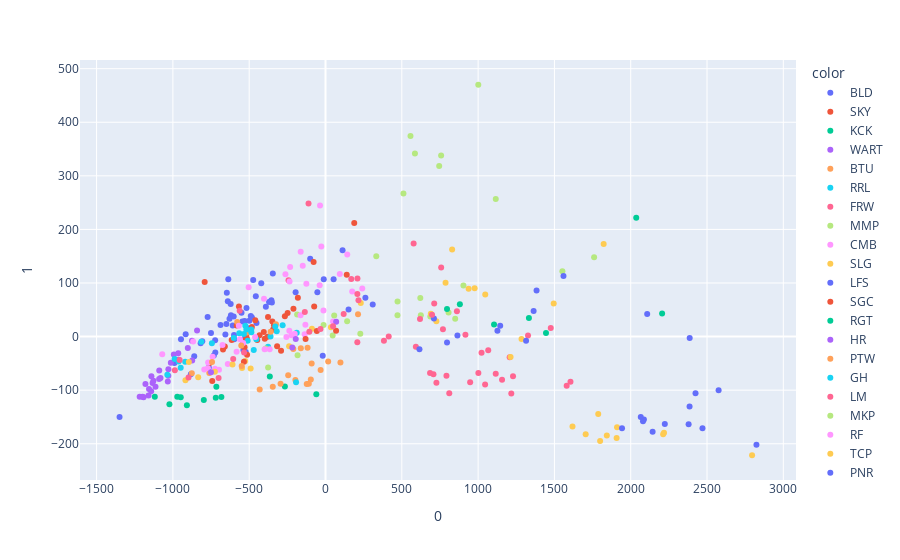

Notebook cell for this chart:
### Markdown cell above
## Unscaled Data

### Code cell
X = df[nutrients]

pca = PCA(n_components=2)
components = pca.fit_transform(X)

fig = px.scatter(components, x=0, y=1, color=df['site_id'])
fig.show()

### Figure 1 — Plotly figure (JSON) as saved in the notebook; plotly's stock layout.template omitted (floating-point values rounded to 4 significant figures)
{"data": [{"hovertemplate": "color=BLD<br>0=%{x}<br>1=%{y}<extra></extra>", "legendgroup": "BLD", "marker": {"color": "#636efa", "symbol": "circle"}, "mode": "markers", "name": "BLD", "orientation": "v", "showlegend": true, "type": "scatter", "x": [-195.8, -11.51, -53.37, 111.8, -100.3, -390.8, -550.4, -722.0, -538.0, -764.8, -608.1, -619.8, -646.6, -621.4, -636.9, -529.7, -456.6, -598.4, -345.3, -517.6, -421.0, -629.2, -731.8, -860.3, -990.0, -772.4, -947.1, -489.7, -818.3, -916.3, -882.6, -541.6, -522.7, -656.2, -723.1, -687.9, -807.5, -503.8, -528.2, -640.2, -473.8, -482.1, -601.6, -354.6, -544.7, 309.4, -499.1, -351.4, 53.2, 151.1, -750.5, -369.8, -599.4, -452.2, -649.5], "xaxis": "x", "y": [82.87, 107.2, 82.87, 161.0, 145.1, 55.75, 44.55, -29.57, -25.03, -57.85, 20.49, 39.69, 81.71, 61.01, 107.2, 28.97, 75.49, -5.032, 117.7, 53.21, 99.38, 33.48, -35.41, -36.49, -49.5, 36.67, -5.034, 38.27, -12.46, 4.258, -70.4, -13.29, -28.78, 4.103, -6.712, 21.56, -8.477, 15.56, -3.321, 65.74, 105.8, 35.71, 37.28, 67.92, 27.95, 59.98, 29.56, 63.81, 106.8, 50.36, 6.719, 64.35, 2.729, 25.26, 23.45], "yaxis": "y"}, {"hovertemplate": "color=SKY<br>0=%{x}<br>1=%{y}<extra></extra>", "legendgroup": "SKY", "marker": {"color": "#EF553B", "symbol": "circle"}, "mode": "markers", "name": "SKY", "orientation": "v", "showlegend": true, "type": "scatter", "x": [188.3, 139.2, -74.06, -77.93, -181.2, -248.3, -432.1, -659.9, -519.4, -791.7, -460.2, -397.9, -348.3, -266.4, -447.2, -343.3, -337.7, -614.8, -376.6, -404.3, -482.6, -671.5, -530.5, -742.2, -541.9, -513.9, -759.2, -380.2, -582.2, -515.0, -521.9], "xaxis": "x", "y": [211.8, 115.3, 56.08, 139.1, 72.5, 43.85, 2.39, -18.34, 2.435, 101.9, 30.63, -3.851, 28.23, 38.16, -6.329, 13.3, 21.01, -6.377, 36.51, 8.759, 18.1, -23.91, -20.08, -82.88, -17.0, -34.12, -49.14, -0.4604, 20.87, -3.387, -4.746], "yaxis": "y"}, {"hovertemplate": "color=KCK<br>0=%{x}<br>1=%{y}<extra></extra>", "legendgroup": "KCK", "marker": {"color": "#00cc96", "symbol": "circle"}, "mode": "markers", "name": "KCK", "orientation": "v", "showlegend": true, "type": "scatter", "x": [-682.3, -1023.0, -719.1, -797.5, -365.0, -715.3, -60.24, -266.3, -1119.0, -971.4, -948.5, -908.3], "xaxis": "x", "y": [-112.6, -126.3, -114.3, -118.4, -74.72, -93.43, -107.5, -93.09, -112.2, -112.3, -113.0, -128.4], "yaxis": "y"}, {"hovertemplate": "color=WART<br>0=%{x}<br>1=%{y}<extra></extra>", "legendgroup": "WART", "marker": {"color": "#ab63fa", "symbol": "circle"}, "mode": "markers", "name": "WART", "orientation": "v", "showlegend": true, "type": "scatter", "x": [-962.8, -993.8, -902.2, -965.0, -874.9, -841.7, -1013.0, -873.6, -1030.0, -1128.0, -1141.0, -1180.0, -1218.0, -1030.0, -1033.0, -1142.0, -1090.0, -1081.0, -1157.0, -1133.0, -1114.0, -1199.0, -1089.0, -1160.0, -1192.0], "xaxis": "x", "y": [-43.28, -33.49, -21.39, -30.94, -7.681, 11.33, -48.96, -44.54, -61.02, -82.45, -74.13, -88.66, -112.1, -73.04, -83.67, -102.2, -79.32, -77.19, -97.66, -86.65, -93.58, -112.4, -63.43, -109.8, -113.2], "yaxis": "y"}, {"hovertemplate": "color=BTU<br>0=%{x}<br>1=%{y}<extra></extra>", "legendgroup": "BTU", "marker": {"color": "#FFA15A", "symbol": "circle"}, "mode": "markers", "name": "BTU", "orientation": "v", "showlegend": true, "type": "scatter", "x": [97.9, -244.4, 213.1, 17.5, -96.35, -761.5, -197.3, -109.2, -513.8, -324.8, -294.4, -431.2, -210.7, -32.06, -123.0, -345.6, -161.7, -90.7, -578.7], "xaxis": "x", "y": [-48.47, -72.23, 41.59, -46.45, -80.22, -67.83, -80.87, -88.15, 7.522, 23.1, -88.22, -98.65, -23.16, -62.21, -88.58, -93.68, -21.97, -50.3, 27.1], "yaxis": "y"}, {"hovertemplate": "color=RRL<br>0=%{x}<br>1=%{y}<extra></extra>", "legendgroup": "RRL", "marker": {"color": "#19d3f3", "symbol": "circle"}, "mode": "markers", "name": "RRL", "orientation": "v", "showlegend": true, "type": "scatter", "x": [-188.6, -319.8, -535.0, -510.2, -329.1, -813.8, -486.6, -962.6, -919.5, -948.9, -376.3, -280.8, -470.1, -601.0, -453.5, -744.5, -565.2, -360.4, -525.1, -1036.0, -988.6, -518.4], "xaxis": "x", "y": [7.298, 10.07, 4.665, -7.767, 18.74, -9.576, 13.33, -46.42, -46.87, -58.01, -19.16, 21.27, -24.9, -2.634, -4.948, -12.49, 6.134, 0.1099, 20.39, -71.33, -41.84, 13.01], "yaxis": "y"}, {"hovertemplate": "color=FRW<br>0=%{x}<br>1=%{y}<extra></extra>", "legendgroup": "FRW", "marker": {"color": "#FF6692", "symbol": "circle"}, "mode": "markers", "name": "FRW", "orientation": "v", "showlegend": true, "type": "scatter", "x": [792.7, 726.8, 1046.0, 1157.0, 947.9, 1002.0, 1229.0, 685.2, 811.1, 1217.0, 707.5, 1066.0, 1116.0, 1327.0, 916.9, 383.0, 769.6, 1207.0, 1605.0, 1580.0, 592.1], "xaxis": "x", "y": [-73.05, -86.32, -89.26, -80.65, -85.11, -68.06, -74.21, -67.93, -105.9, -106.0, -70.45, -25.63, -69.17, 2.029, 3.462, -7.617, 13.85, -38.39, -84.07, -91.62, -19.03], "yaxis": "y"}, {"hovertemplate": "color=MMP<br>0=%{x}<br>1=%{y}<extra></extra>", "legendgroup": "MMP", "marker": {"color": "#B6E880", "symbol": "circle"}, "mode": "markers", "name": "MMP", "orientation": "v", "showlegend": true, "type": "scatter", "x": [-183.0, 686.8, 46.99, 624.7, 228.0, -12.6, 849.9, 903.9, 472.0, 56.86, -391.9, -185.8, 332.8, 1552.0, 471.6, 141.7, 806.5, -376.2, 621.2], "xaxis": "x", "y": [-34.67, 37.64, 1.797, 39.76, 5.139, 21.62, 33.28, 95.39, 65.7, 39.41, -22.39, 41.05, 149.9, 121.8, 39.89, 28.56, 44.84, -57.57, 72.06], "yaxis": "y"}, {"hovertemplate": "color=CMB<br>0=%{x}<br>1=%{y}<extra></extra>", "legendgroup": "CMB", "marker": {"color": "#FF97FF", "symbol": "circle"}, "mode": "markers", "name": "CMB", "orientation": "v", "showlegend": true, "type": "scatter", "x": [-794.4, -698.1, -365.8, -560.6, -539.5, -136.6, -237.0, -149.1, -125.4, -769.2, -739.5, -770.7, -582.7, -724.2, -674.9, -163.2, -256.1, 174.9, -13.27, -223.2, -201.8, -461.4, 49.59, -399.0, 241.0, -131.8, -568.2, -640.2], "xaxis": "x", "y": [-61.4, -61.71, -23.59, -4.912, -11.95, 4.436, 10.97, 132.3, 98.79, -48.13, -37.7, -58.94, -28.5, -60.12, -15.5, 39.76, -0.7996, 83.98, 48.48, 2.676, 5.125, -0.97, 28.23, -23.5, 89.65, 22.21, 20.23, -50.96], "yaxis": "y"}, {"hovertemplate": "color=SLG<br>0=%{x}<br>1=%{y}<extra></extra>", "legendgroup": "SLG", "marker": {"color": "#FECB52", "symbol": "circle"}, "mode": "markers", "name": "SLG", "orientation": "v", "showlegend": true, "type": "scatter", "x": [-917.7, -547.0, -490.7, -609.5, -834.2, -895.4, -725.0, -526.5, 977.2, -238.4, 1823.0, 726.4, 829.8, 1284.0, 231.1, -89.05, 1047.0, 1495.0, 1213.0, 690.1, 35.74, 786.6, 937.8], "xaxis": "x", "y": [-81.34, -58.82, -59.52, -52.04, -75.89, -47.31, -65.56, -45.67, 90.34, -17.91, 173.0, 28.78, 162.5, -4.364, 62.58, 14.49, 78.42, 61.89, -38.3, 42.76, 17.27, 100.6, 89.05], "yaxis": "y"}, {"hovertemplate": "color=LFS<br>0=%{x}<br>1=%{y}<extra></extra>", "legendgroup": "LFS", "marker": {"color": "#636efa", "symbol": "circle"}, "mode": "markers", "name": "LFS", "orientation": "v", "showlegend": true, "type": "scatter", "x": [-18.13, 1383.0, 1559.0, 864.4, 1145.0, 1364.0, 796.4, -1350.0, 1127.0, 615.6, 710.4, 2386.0, 2108.0, 1314.0], "xaxis": "x", "y": [-35.76, 86.08, 113.0, 1.918, 20.33, 47.79, -11.19, -150.2, 10.74, -23.75, 33.55, -2.585, 42.34, -7.891], "yaxis": "y"}, {"hovertemplate": "color=SGC<br>0=%{x}<br>1=%{y}<extra></extra>", "legendgroup": "SGC", "marker": {"color": "#EF553B", "symbol": "circle"}, "mode": "markers", "name": "SGC", "orientation": "v", "showlegend": true, "type": "scatter", "x": [-56.81, -567.5, -210.1, -130.5, 69.37, -534.4, -317.2, -291.4], "xaxis": "x", "y": [10.57, 56.04, 52.14, -4.732, 10.87, -47.14, -17.83, -26.28], "yaxis": "y"}, {"hovertemplate": "color=RGT<br>0=%{x}<br>1=%{y}<extra></extra>", "legendgroup": "RGT", "marker": {"color": "#00cc96", "symbol": "circle"}, "mode": "markers", "name": "RGT", "orientation": "v", "showlegend": true, "type": "scatter", "x": [1445.0, 1104.0, 1333.0, 796.2, 880.5, 2036.0, 2206.0], "xaxis": "x", "y": [6.846, 22.36, 34.48, 51.63, 60.44, 221.9, 43.1], "yaxis": "y"}, {"hovertemplate": "color=HR<br>0=%{x}<br>1=%{y}<extra></extra>", "legendgroup": "HR", "marker": {"color": "#ab63fa", "symbol": "circle"}, "mode": "markers", "name": "HR", "orientation": "v", "showlegend": true, "type": "scatter", "x": [-217.5, 69.93, -195.0, -750.5], "xaxis": "x", "y": [-20.47, 27.79, -4.429, -66.47], "yaxis": "y"}, {"hovertemplate": "color=PTW<br>0=%{x}<br>1=%{y}<extra></extra>", "legendgroup": "PTW", "marker": {"color": "#FFA15A", "symbol": "circle"}, "mode": "markers", "name": "PTW", "orientation": "v", "showlegend": true, "type": "scatter", "x": [-117.4, -359.8, -876.1, -743.5, -551.9, -549.2], "xaxis": "x", "y": [-21.05, 8.828, -68.61, -47.59, -16.47, -55.02], "yaxis": "y"}, {"hovertemplate": "color=GH<br>0=%{x}<br>1=%{y}<extra></extra>", "legendgroup": "GH", "marker": {"color": "#19d3f3", "symbol": "circle"}, "mode": "markers", "name": "GH", "orientation": "v", "showlegend": true, "type": "scatter", "x": [-192.9, -485.9], "xaxis": "x", "y": [-85.4, 7.972], "yaxis": "y"}, {"hovertemplate": "color=LM<br>0=%{x}<br>1=%{y}<extra></extra>", "legendgroup": "LM", "marker": {"color": "#FF6692", "symbol": "circle"}, "mode": "markers", "name": "LM", "orientation": "v", "showlegend": true, "type": "scatter", "x": [-604.8, -533.5, -897.6, 208.6, -987.2, -955.7, -700.6, -106.0, 414.2, 712.3, 208.8, 49.61, 119.1, 619.3, 698.2, 758.0, 1022.0, 861.2, 1476.0, -242.2, -111.3, -135.5, 577.5, 209.4, -32.6, 168.9, 216.0, -562.4], "xaxis": "x", "y": [-42.05, -29.79, -76.36, -10.63, -62.95, -43.7, -77.18, 8.892, 0.03667, 61.8, 79.28, 19.25, 42.03, 32.66, 40.89, 129.1, -29.95, 47.08, 16.03, 105.0, 248.5, 45.97, 173.6, 108.3, 14.15, 107.3, 67.63, 48.21], "yaxis": "y"}, {"hovertemplate": "color=MKP<br>0=%{x}<br>1=%{y}<extra></extra>", "legendgroup": "MKP", "marker": {"color": "#B6E880", "symbol": "circle"}, "mode": "markers", "name": "MKP", "orientation": "v", "showlegend": true, "type": "scatter", "x": [745.0, 586.0, 757.7, 556.9, 1001.0, 1760.0, 1116.0, 510.7], "xaxis": "x", "y": [318.1, 341.8, 338.1, 374.5, 470.0, 148.0, 256.7, 267.0], "yaxis": "y"}, {"hovertemplate": "color=RF<br>0=%{x}<br>1=%{y}<extra></extra>", "legendgroup": "RF", "marker": {"color": "#FF97FF", "symbol": "circle"}, "mode": "markers", "name": "RF", "orientation": "v", "showlegend": true, "type": "scatter", "x": [-867.2, 142.7, 93.75, -35.84, -503.6, -27.58, -162.6, -262.5, -38.17, -231.7, -235.5, -403.1, -1070.0], "xaxis": "x", "y": [-9.27, 153.3, 116.8, 244.7, 92.22, 168.3, 158.3, 116.5, 95.65, 130.0, 102.7, 70.5, -33.08], "yaxis": "y"}, {"hovertemplate": "color=TCP<br>0=%{x}<br>1=%{y}<extra></extra>", "legendgroup": "TCP", "marker": {"color": "#FECB52", "symbol": "circle"}, "mode": "markers", "name": "TCP", "orientation": "v", "showlegend": true, "type": "scatter", "x": [2795.0, 1619.0, 1787.0, 1910.0, 1843.0, 2218.0, 2213.0, 1705.0, 1908.0, 1800.0], "xaxis": "x", "y": [-221.5, -167.7, -144.3, -169.4, -184.8, -179.4, -182.4, -182.1, -189.5, -194.7], "yaxis": "y"}, {"hovertemplate": "color=PNR<br>0=%{x}<br>1=%{y}<extra></extra>", "legendgroup": "PNR", "marker": {"color": "#636efa", "symbol": "circle"}, "mode": "markers", "name": "PNR", "orientation": "v", "showlegend": true, "type": "scatter", "x": [261.4, 2425.0, 2086.0, 2144.0, 2470.0, 2223.0, 2379.0, 1943.0, 2066.0, 2576.0, 2386.0, 2824.0, 2080.0], "xaxis": "x", "y": [72.67, -105.9, -154.7, -177.8, -170.9, -163.4, -163.6, -171.0, -150.2, -100.3, -130.7, -202.0, -158.0], "yaxis": "y"}], "layout": {"legend": {"title": {"text": "color"}, "tracegroupgap": 0}, "margin": {"t": 60}, "xaxis": {"anchor": "y", "domain": [0, 1], "title": {"text": "0"}}, "yaxis": {"anchor": "x", "domain": [0, 1], "title": {"text": "1"}}}}
